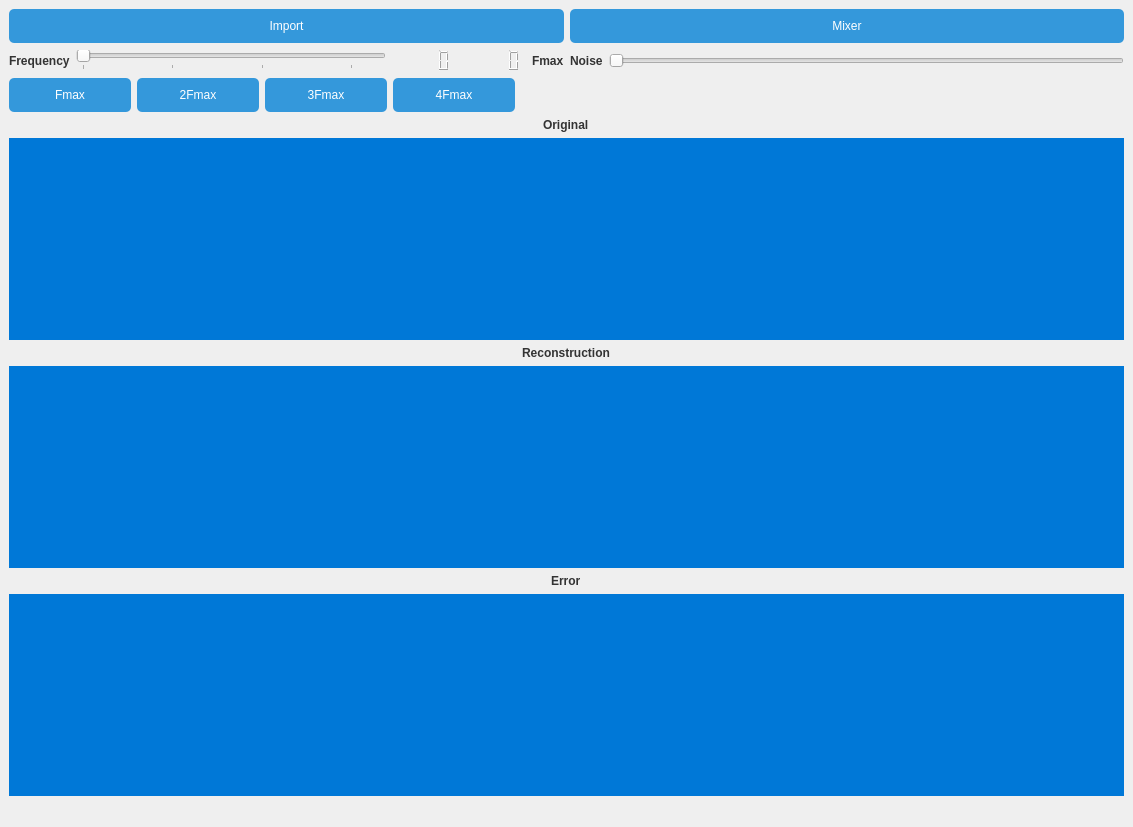
<?xml version="1.0" encoding="UTF-8"?>
<ui version="4.0">
 <class>MainWindow</class>
 <widget class="QMainWindow" name="MainWindow">
  <property name="geometry">
   <rect>
    <x>0</x>
    <y>0</y>
    <width>1133</width>
    <height>827</height>
   </rect>
  </property>
  <property name="windowTitle">
   <string>MainWindow</string>
  </property>
  <property name="styleSheet">
   <string notr="true">/* Reset default Qt styles */
* {
    margin: 0;
    padding: 0;
    border: 0;
    font: inherit;
}

/* Set a global font for your application */
body {
    font-family: Helvetica, Arial, sans-serif;
}

/* Style for main application window */
#mainWindow {
    background-color: #f4f4f4;
    padding: 10px;
}

/* Style for buttons */
QPushButton {
    background-color: #3498db;
    color: #fff;
    padding: 10px 20px;
    border: none;
    border-radius: 5px;
}

QPushButton:hover {
    background-color: #2980b9;
}

/* Style for text input fields */
QLineEdit {
    padding: 8px;
    border: 1px solid #ccc;
    border-radius: 5px;
}

/* Style for labels */
QLabel {
    font-weight: bold;
    color: #333;
}

/* Style for list widgets */
QListWidget {
    border: 1px solid #ccc;
    border-radius: 5px;
    background-color: white;
}

QListWidget::item {
    padding: 10px;
}

QListWidget::item:hover {
    background-color: #f0f0f0;
}

/* Style for progress bars */
QProgressBar {
    text-align: center;
}

/* Style for checkboxes */
QCheckBox {
    padding: 5px;
}

/* Style for radio buttons */
QRadioButton {
    padding: 5px;
}

/* Style for tabs */
QTabWidget::pane {
    border: 1px solid #ccc;
    border-top: none;
    border-radius: 5px;
    background-color: white;
}

QTabBar::tab {
    padding: 10px 20px;
    border: 1px solid #ccc;
    border-top-left-radius: 5px;
    border-top-right-radius: 5px;
}

QTabBar::tab:selected {
    background-color: #3498db;
    color: #fff;
    border: 1px solid #2980b9;
}

/* Style for menus and menu items */
QMenu {
    background-color: white;
    border: 1px solid #ccc;
}

QMenu::item {
    padding: 8px 16px;
}

QMenu::item:selected {
    background-color: #3498db;
    color: #fff;
}
</string>
  </property>
  <widget class="QWidget" name="centralwidget">
   <layout class="QVBoxLayout" name="verticalLayout_2">
    <item>
     <layout class="QVBoxLayout" name="verticalLayout" stretch="3,0,0,0,1,20,1,20,1,20">
      <item>
       <layout class="QHBoxLayout" name="horizontalLayout" stretch="1,1">
        <item>
         <widget class="QPushButton" name="import_btn">
          <property name="text">
           <string>Import</string>
          </property>
         </widget>
        </item>
        <item>
         <widget class="QPushButton" name="open_mixer_btn">
          <property name="text">
           <string>Mixer</string>
          </property>
         </widget>
        </item>
       </layout>
      </item>
      <item>
       <layout class="QHBoxLayout" name="horizontalLayout_2">
        <item>
         <layout class="QHBoxLayout" name="horizontalLayout_4">
          <item>
           <widget class="QLabel" name="label_2">
            <property name="text">
             <string>Frequency</string>
            </property>
           </widget>
          </item>
          <item>
           <widget class="QSlider" name="main_frequency_slider">
            <property name="orientation">
             <enum>Qt::Horizontal</enum>
            </property>
            <property name="tickPosition">
             <enum>QSlider::TicksBelow</enum>
            </property>
            <property name="tickInterval">
             <number>30</number>
            </property>
           </widget>
          </item>
          <item>
           <widget class="QLCDNumber" name="lcdNumber"/>
          </item>
          <item>
           <widget class="QLCDNumber" name="lcdNumber_normalized"/>
          </item>
          <item>
           <widget class="QLabel" name="label_6">
            <property name="text">
             <string>Fmax</string>
            </property>
           </widget>
          </item>
         </layout>
        </item>
        <item>
         <layout class="QHBoxLayout" name="horizontalLayout_5">
          <property name="spacing">
           <number>8</number>
          </property>
         </layout>
        </item>
        <item>
         <layout class="QHBoxLayout" name="horizontalLayout_3">
          <item>
           <widget class="QLabel" name="label">
            <property name="text">
             <string>Noise</string>
            </property>
           </widget>
          </item>
          <item>
           <widget class="QSlider" name="main_noise_slider">
            <property name="orientation">
             <enum>Qt::Horizontal</enum>
            </property>
            <property name="tickPosition">
             <enum>QSlider::NoTicks</enum>
            </property>
            <property name="tickInterval">
             <number>25</number>
            </property>
           </widget>
          </item>
         </layout>
        </item>
       </layout>
      </item>
      <item>
       <layout class="QHBoxLayout" name="horizontalLayout_6" stretch="1,1,1,1,5">
        <item>
         <widget class="QPushButton" name="fmax_1_btn">
          <property name="text">
           <string>Fmax</string>
          </property>
         </widget>
        </item>
        <item>
         <widget class="QPushButton" name="fmax_2_btn">
          <property name="text">
           <string>2Fmax</string>
          </property>
         </widget>
        </item>
        <item>
         <widget class="QPushButton" name="fmax_3_btn">
          <property name="text">
           <string>3Fmax</string>
          </property>
         </widget>
        </item>
        <item>
         <widget class="QPushButton" name="fmax_4_btn">
          <property name="text">
           <string>4Fmax</string>
          </property>
         </widget>
        </item>
        <item>
         <spacer name="horizontalSpacer">
          <property name="orientation">
           <enum>Qt::Horizontal</enum>
          </property>
          <property name="sizeHint" stdset="0">
           <size>
            <width>40</width>
            <height>20</height>
           </size>
          </property>
         </spacer>
        </item>
       </layout>
      </item>
      <item>
       <layout class="QHBoxLayout" name="horizontalLayout_14" stretch=""/>
      </item>
      <item alignment="Qt::AlignHCenter">
       <widget class="QLabel" name="label_3">
        <property name="text">
         <string>Original</string>
        </property>
       </widget>
      </item>
      <item>
       <widget class="QWidget" name="main_widget_1" native="true">
        <property name="styleSheet">
         <string notr="true">background-color: rgb(0, 120, 215);
</string>
        </property>
       </widget>
      </item>
      <item alignment="Qt::AlignHCenter">
       <widget class="QLabel" name="label_4">
        <property name="text">
         <string>Reconstruction</string>
        </property>
       </widget>
      </item>
      <item>
       <widget class="QWidget" name="main_widget_2" native="true">
        <property name="styleSheet">
         <string notr="true">background-color: rgb(0, 120, 215);</string>
        </property>
       </widget>
      </item>
      <item alignment="Qt::AlignHCenter">
       <widget class="QLabel" name="label_5">
        <property name="text">
         <string>Error</string>
        </property>
       </widget>
      </item>
      <item>
       <widget class="QWidget" name="main_widget_3" native="true">
        <property name="styleSheet">
         <string notr="true">background-color: rgb(0, 120, 215);</string>
        </property>
       </widget>
      </item>
     </layout>
    </item>
   </layout>
  </widget>
  <widget class="QMenuBar" name="menubar">
   <property name="geometry">
    <rect>
     <x>0</x>
     <y>0</y>
     <width>1133</width>
     <height>26</height>
    </rect>
   </property>
  </widget>
  <widget class="QStatusBar" name="statusbar"/>
 </widget>
 <resources/>
 <connections/>
</ui>
